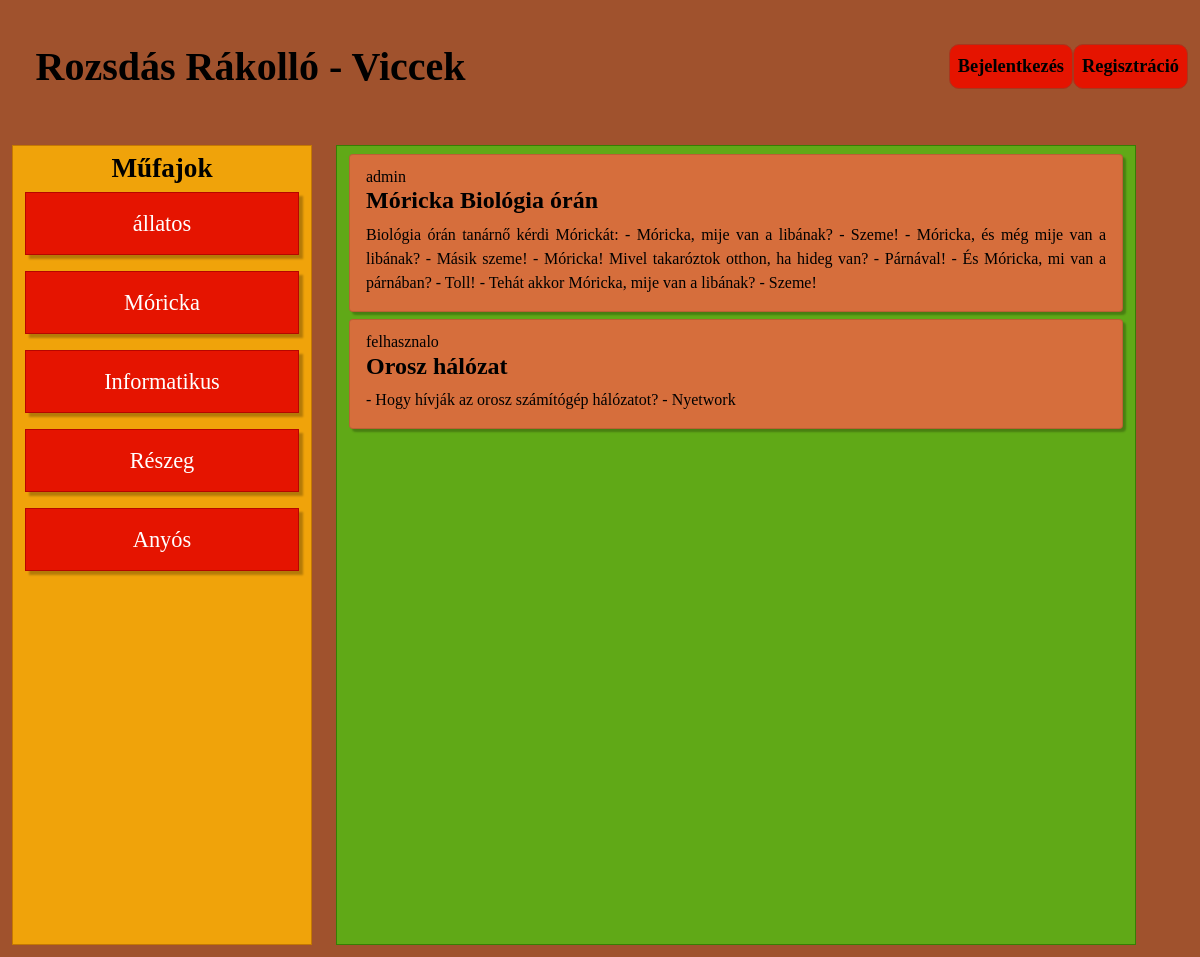
Before: /Oldal/index.php with the older database file.
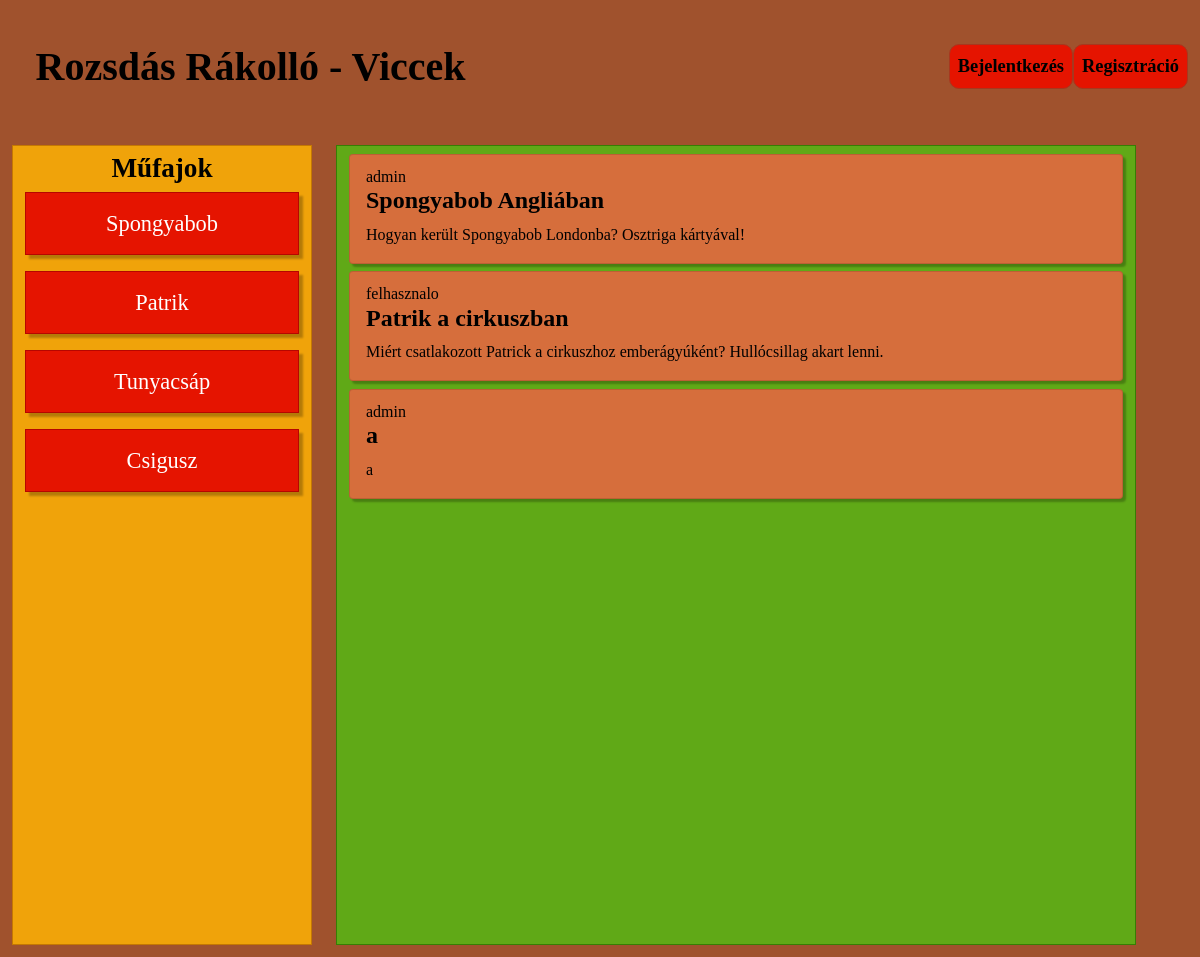
After: the same page with the newer database file.
### tables this page shows
CREATE TABLE `mufajok` (
  `mufajok_id` int(11) NOT NULL,
  `mufaj_neve` varchar(45) NOT NULL
);

CREATE TABLE `posztok` (
  `posztok_id` int(11) NOT NULL,
  `cim` varchar(45) NOT NULL,
  `bejegyzes` varchar(300) NOT NULL,
  `mufaj` int(11) NOT NULL,
  `engedelyezve` varchar(4) NOT NULL DEFAULT 'Nem',
  `felhasznalok_felhasznalok_id` int(11) NOT NULL
);

CREATE TABLE `felhasznalok` (
  `felhasznalok_id` int(11) NOT NULL,
  `username` varchar(45) NOT NULL,
  `password` varchar(45) NOT NULL,
  `szuletesi_datum` date NOT NULL,
  `jogosultsag` char(1) NOT NULL
);

### Oldal/classes/db.class.php (called while the page is built)
<?php
    class Db{
        private $host= 'localhost';
        private $user= 'root';
        private $pwd= '';
        private $database= 'rozsdas_rakollo';
        protected function connect(){
            try{
                $dsn='mysql:host='.$this->host.';dbname='.$this->database;
                $pdo=new PDO($dsn, $this->user, $this->pwd);
                $pdo->setAttribute(PDO::ATTR_DEFAULT_FETCH_MODE, PDO::FETCH_ASSOC);
                return $pdo;
            }
            catch(PDOException $error)
            {
                echo "Kapcsolodási hiba:". $error->getMessage();
            }
        }
    }
?>

### Oldal/classes/model.class.php (called while the page is built, shortened)
<?php
    class Model extends Db{
        protected function MufajokM(){
            $sql="SELECT * FROM mufajok";
            $stmt=$this->connect()->prepare($sql);
            $stmt->execute();
            return $stmt;
        }
        protected function PosztokM(){
            $sql="SELECT * FROM posztok INNER JOIN felhasznalok ON posztok.felhasznalok_felhasznalok_id=felhasznalok.felhasznalok_id where engedelyezve = 'Igen'";
            $stmt=$this->connect()->prepare($sql);
            $stmt->execute();
            return $stmt;
        }
    }
?>

### Oldal/classes/view.class.php (the view, shortened to what this page needs)
<?php
    class View extends Model{
        public function Mufajok(){
            $stmt=$this->MufajokM();
            echo '<h4>Műfajok</h4>';
            while($row=$stmt->fetch())
            {
                echo'
                <p>'.$row["mufaj_neve"].'</p>
                ';
            }
        }
        public function Posztok(){
            $stmt=$this->PosztokM();
            while($row=$stmt->fetch())
            {
                echo'
                <div class="card">
                    <div class="card-body">
                        <h6 class="card-subtitle">'.$row["username"].'</h6>
                        <h5 class="card-title">'.$row["cim"].'</h5>
                        <p class="card-text">'.$row["bejegyzes"].'</p>
                    </div>
                </div>
                ';
            }
        }
    }
?>

### Oldal/index.php (shortened to what this page needs)
<!DOCTYPE html>
<html lang="hu">
  <head>
    <link href="assets/bootstrap/bootstrap.min.css" rel="stylesheet" type="text/css">
    <link href="styles/styles.css" rel="stylesheet" type="text/css">
  </head>
  <body>
    <?php
      include("includes/menu.inc.php");
    ?>
    <div class="container-fluid">
      <div class="row content">
        <div class="col-3 sidenav">
          <?php
            $mufajok = new View;
            $mufajok->Mufajok();
          ?>
        </div>
        <div class="col-8 main">
          <?php
            $posztok = new View;
            $posztok->Posztok();
          ?>
        </div>
      </div>
    </div>
  </body>
</html>

### Oldal/includes/menu.inc.php
<?php
echo'
    <nav class="navbar navbar-expand-md">
        <div class="container-fluid">
            <a class="navbar-brand" href="index.php">Rozsdás Rákolló - Viccek</a>
            <button class="navbar-toggler" type="button" data-bs-toggle="collapse" data-bs-target="#navbarSupportedContent" aria-controls="navbarSupportedContent" aria-expanded="false" aria-label="Toggle navigation">
                <span class="navbar-toggler-icon"></span>
            </button>
            <div class="collapse navbar-collapse justify-content-end" id="navbarSupportedContent">
                <ul class="navbar-nav">
                    <li class="nav-item">
                        <a class="nav-link" href="bejelentkezes.php">Bejelentkezés</a>
                    </li>
                    <li class="nav-item">
                        <a class="nav-link" href="regisztracio.php">Regisztráció</a>
                    </li>
                </ul>
            </div>
        </div>
    </nav>
';
?>

### Oldal/styles/styles.css (style rules this page uses)
html, body { font-family: 'Times New Roman', Times, serif; color: #000 !important; background-color: #A0522D !important; }
.row.content { height: 70%; width: auto; }
.navbar { background-color: #A0522D; }
.navbar a, .navbar a:active, .navbar a:visited { color: #000; font-weight: bold; }
.navbar .navbar-brand { font-size: 250%; margin: 2%; }
.navbar li { background-color: #E51400; border: 1px solid #A6381F; border-radius: 10px; font-size: 115%; }
.sidenav { height: 100vh; background-color: #F0A30A; margin: 1%; border: 1px solid #C57802; }
.sidenav h4 { font-size: 170%; font-weight: bold; text-align: center; margin-top: 2%; }
.sidenav p { background-color: #E51400; color: #fff; text-align: center; width: 100%; height: auto; padding: 5%; border: 1px solid #B60600; box-shadow: 4px 4px 2px rgba(0, 0, 0, 0.25); font-size: 140%; }
.main { background-color: #60A917; height: 100vh; margin: 1%; border: 1px solid #357F04; }
.card { background-color: #D66E3C; width: 100%; margin: 1%; margin-left: 0px; box-shadow: 3px 3px 2px rgba(0, 0, 0, 0.25); }
.card .card-body .card-subtitle { color: #000; }
.card .card-body .card-title { font-weight: bold; font-size: 150%; }
.card .card-body .card-text { text-align: justify; }

Changed rows visible on the page:
removed mufajok: mufaj_neve "Anyós"
changed mufajok: mufaj_neve "állatos" → "Spongyabob"
changed mufajok: mufaj_neve "Móricka" → "Patrik"
changed mufajok: mufaj_neve "Informatikus" → "Tunyacsáp"
changed mufajok: mufaj_neve "Részeg" → "Csigusz"
changed posztok: cim "Móricka Biológia órán" → "Spongyabob Angliában"; bejegyzes "Biológia órán tanárnő kérdi Mórickát: - Móricka, mije van a libának? - Szeme! - Móricka, és még mije van a libának? - Másik szeme! - Móricka! Mivel takaróztok otthon, ha hideg van? - Párnával! - És Móricka, mi van a párnában? - Toll! - Tehát akkor Móricka, mije van a libának? - Szeme!" → "Hogyan került Spongyabob Londonba? Osztriga kártyával!"
changed posztok "felhasznalo": cim "Orosz hálózat" → "Patrik a cirkuszban"; bejegyzes "- Hogy hívják az orosz számítógép hálózatot? - Nyetwork" → "Miért csatlakozott Patrick a cirkuszhoz emberágyúként? Hullócsillag akart lenni."
added posztok: felhasznalok.username "admin", cim "a", bejegyzes "a"
